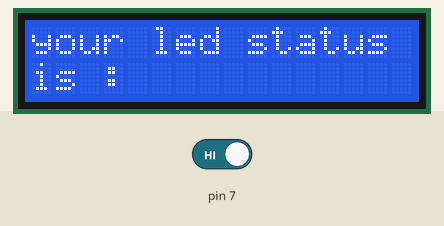
Bench run of a sketch on a simulated Arduino Uno, built with avr-gcc and run on an emulated ATmega328P. Shown: 16×2 character LCD. The test bench sets the inputs (shaded band); at power-on: pin 7 HIGH. What the sketch prints to the serial monitor is not drawn.

Above: at 1.2 s.
1.3 s: pin 7 driven LOW
At 2.1 s:
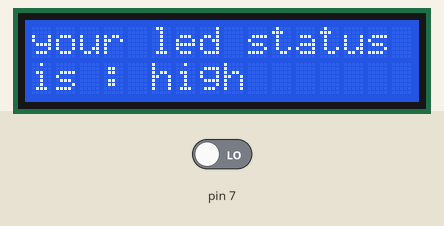
At 2.7 s:
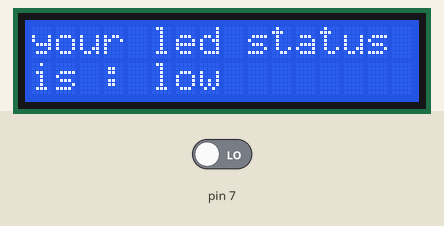
4.3 s: pin 7 driven HIGH
Timing chart, 0 to 7.3 s (numbered marks = the images above; inputs shaded):
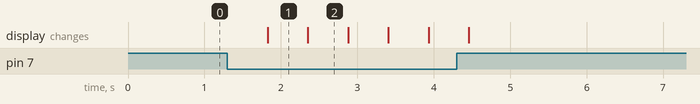

Measured:
- after the input at 1.3 s, the display: changes after 0.53 s (image 1)
- what the display in image 1 shows lasts 0.6 s, from 1.8 s to 2.4 s

The sketch:

ardiuno__button_and_LCD_and_LED.ino
```cpp
#include <LiquidCrystal_I2C.h>
LiquidCrystal_I2C lcd(0x27, 16,2);
int ledstatus = 0;
int buttonState=0;
String mytext ="";
void setup() {
  Serial.begin(9600);
  lcd.init();
  lcd.backlight();
  lcd.setCursor(0, 0);
  lcd.print("your led status");
  lcd.setCursor(0, 1);
  lcd.print("is : ");

}

void loop() {
  buttonState = digitalRead(7);
  if(buttonState!=1){
    if(ledstatus==0){
      ledstatus=1;
        digitalWrite(2, HIGH);
        delay(500);
        Serial.println("11111111111");
        mytext="high";

    }else if(ledstatus==1){
         ledstatus=0;
        digitalWrite(2, LOW);
                delay(500);
                Serial.println("000000000");
                mytext="low";

    }
  lcd.clear();
  lcd.setCursor(0, 0);
  lcd.print("your led status");
  lcd.setCursor(0, 1);
  lcd.print("is : ");
    lcd.print(mytext);

  }
  }
```
